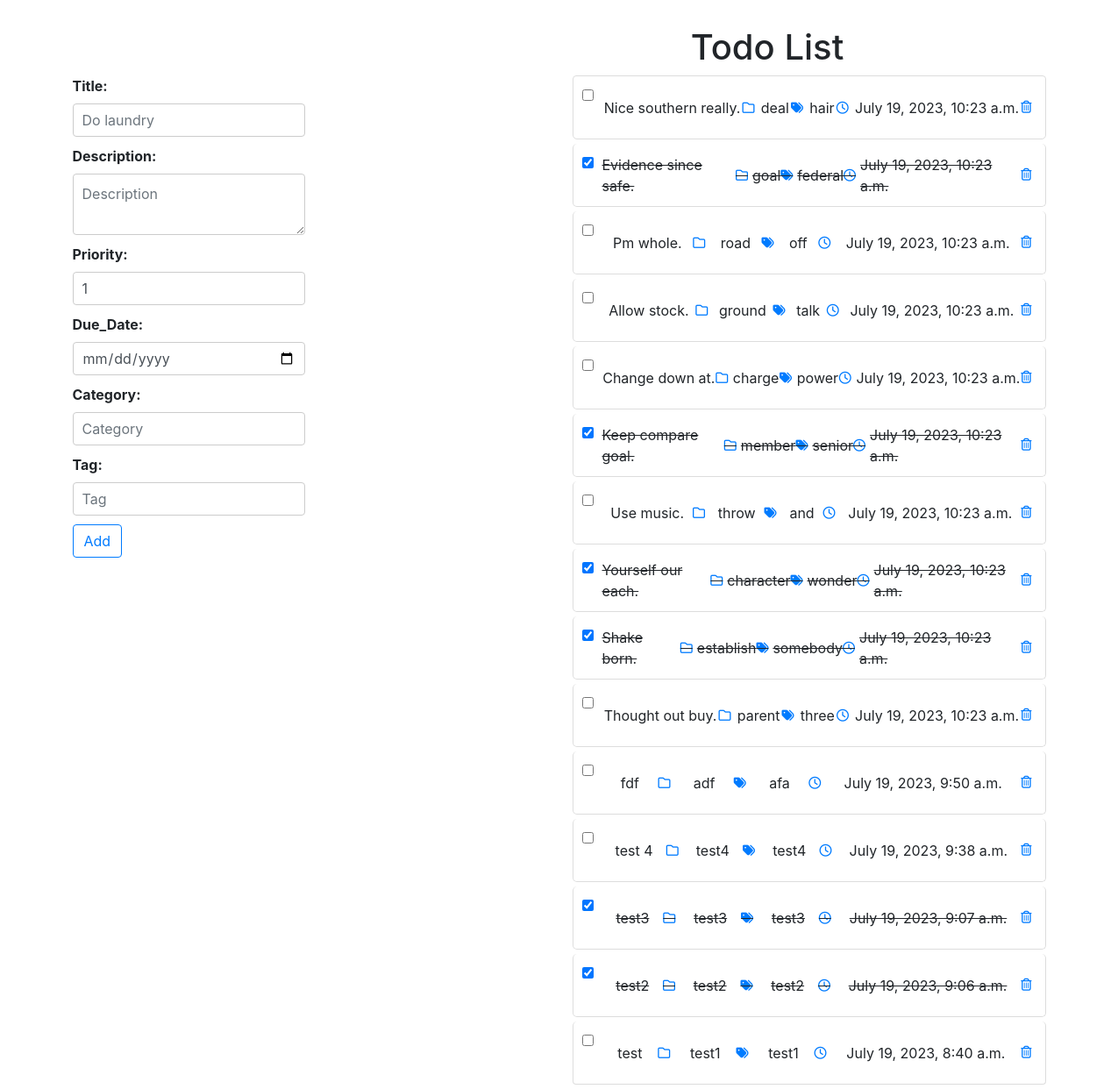
Before: /todolist/ with the older database file.
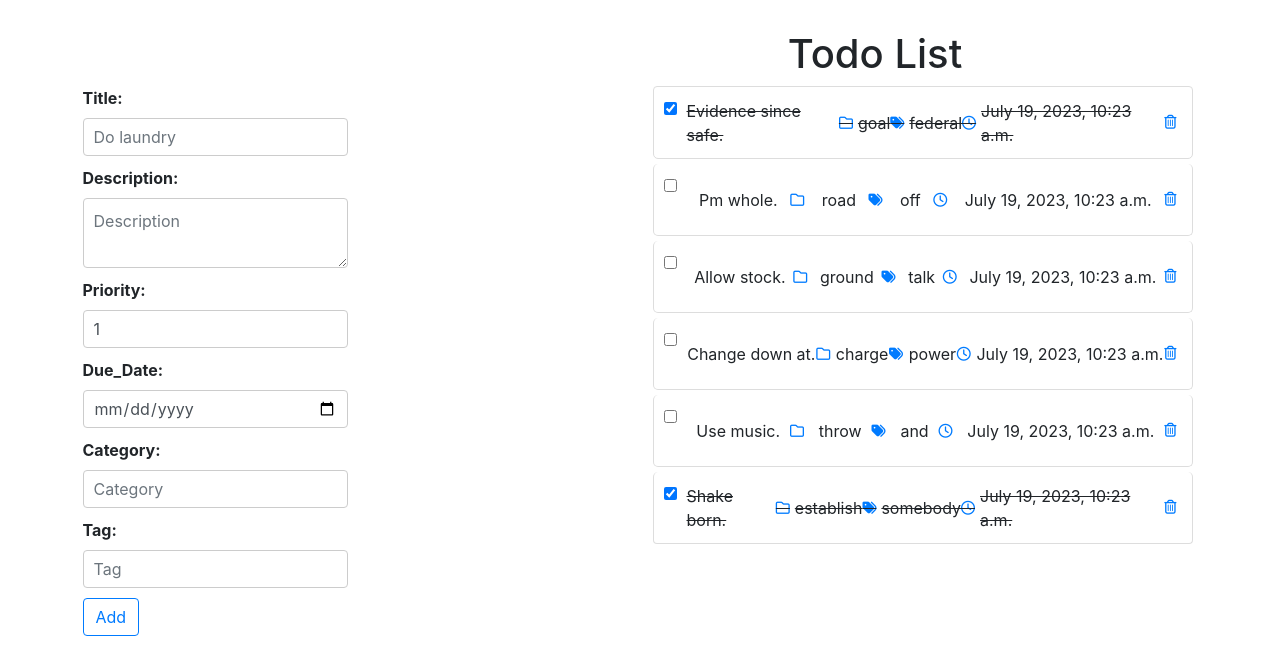
After: the same page with the newer database file.
### todolist_app/models.py (models this page shows, shortened)
class Task(models.Model):
    title = models.CharField(max_length=200)
    description = models.TextField(blank=True)
    priority = models.IntegerField(default=1)
    due_date = models.DateField('Updated', auto_now=True)
    completed = models.BooleanField(default=False)
    category = models.CharField(max_length=50)
    created_at = models.DateTimeField('Created', auto_now_add=True)
    tag = models.CharField(max_length=50)

### todolist_app/views.py (the view)
# urls.py: path('', views.IndexView.as_view(), name='index'),
class IndexView(generic.ListView):
    template_name = 'todos/index.html'
    context_object_name = 'todo_list'
    def get_queryset(self):
        return Task.objects.order_by('-created_at')

### todolist_app/templates/todos/index.html (shortened to what this page needs)
{% extends 'todos/base.html' %}
{% block content %}
<div class="container">
  <div class="row">
    <div class="offset-md-4 col-lg-9">
      <div class="page-header">
        <h1>
          Todo List
        </h1>
      </div>
    </div>
  </div>
  <div class="row">
    <div class="col-md-6">
      <form method="post" action="{% url 'todolist_app:add' %}">
        <div class="form-row">
          <div class="col-md-6">
            <label for="title">Title:</label>
            <input type="text" class="form-control" name="title" placeholder="Do laundry" required>
          </div>
        </div>
        <div class="form-row">
          <div class="col-md-6">
            <label for="description">Description:</label>
            <textarea class="form-control" name="description" placeholder="Description"></textarea>
          </div>
        </div>
        <div class="form-row">
          <div class="col-md-6">
            <label for="priority">Priority:</label>
            <input type="number" class="form-control" name="priority" placeholder="Priority" value="1">
          </div>
        </div>
        <div class="form-row">
          <div class="col-md-6">
            <label for="priority">Due_Date:</label>
            <input type="date" class="form-control" name="due_date">
          </div>
        </div>
        <div class="form-row">
          <div class="col-md-6">
            <label for="priority">Category:</label>
            <input type="text" class="form-control" name="category" placeholder="Category">
          </div>
        </div>
        <div class="form-row">
          <div class="col-md-6">
            <label for="priority">Tag:</label>
            <input type="text" class="form-control" name="tag" placeholder="Tag">
          </div>
        </div>
        <div class="form-row">
          <div class="col-md-6">
            <button type="submit" name="submit" class="btn btn-outline-primary">
              Add
            </button>
          </div>
        </div>
      </form>
    </div>
    <div class="col-md-6">
      <div class="list-group">
        {% for task in todo_list %}
        <div class="list-group-item {% if task.completed %} todo-complete {% endif %}">
          <form style="display: inline;" method="post" action="{% url 'todolist_app:update' task.id %}">
            <input type="checkbox" name="completed" onchange="this.form.submit()" {% if task.completed %} checked {% endif %}
              class="todo-status-checkbox"
              title="{% if not task.completed %} mark as done {% else %} mark undone {% endif %}">
          </form>
          {{ task.title }}
          <i class="far fa-folder"></i> {{ task.category }}
          <i class="fas fa-tags"></i> {{ task.tag }}
          <i class="far fa-clock"></i> {{ task.created_at }}
          <a href="{% url 'todolist_app:delete' task.id %}" title="Delete">
            <i class="far fa-trash-alt"></i>
          </a>
        </div>
        {% endfor %}
      </div>
    </div>
  </div>
</div>
{% endblock %}

### todolist_app/templates/todos/base.html (shortened to what this page needs)
{% load static %}
<!doctype html>
<html lang="en">
  <head>
    <link rel="stylesheet" href="https://stackpath.bootstrapcdn.com/bootstrap/4.4.1/css/bootstrap.min.css">
    <link rel="stylesheet" href="{% static 'css/style.css' %}">
  </head>
  <body>
    {% block content %}
    {% endblock %}
  </body>
</html>

### staticfiles/css/style.css (style rules this page uses)
.page-header { margin-top: 30px; text-align: center; }
form { margin-bottom: 30px; }
.form-row { margin-bottom: 10px; }
label { font-weight: bold; }
textarea { resize: vertical; }
.form-control { border: 1px solid #ccc; padding: 10px; border-radius: 4px; width: 100%; box-sizing: border-box; }
button { cursor: pointer; padding: 10px 20px; border: none; background-color: #007bff; color: #fff; border-radius: 4px; transition: background-color 0.3s; }
.list-group-item { display: flex; align-items: center; justify-content: space-between; padding: 10px; margin-bottom: 5px; border: 1px solid #ddd; border-radius: 5px; }
.todo-complete { text-decoration: line-through; }
.todo-status-checkbox { cursor: pointer; margin-right: 10px; vertical-align: middle; }
.list-group-item i { margin-right: 5px; color: #007bff; }
.list-group-item * { font-family: Arial, sans-serif; font-size: 14px; color: #333; }

Changed rows visible on the page:
removed Task: title "Nice southern really.", category "deal", tag "hair", created_at "July 19, 2023, 10:23 a.m."
removed Task: completed "☑", title "Keep compare goal.", category "member", tag "senior", created_at "July 19, 2023, 10:23 a.m."
removed Task: completed "☑", title "Yourself our each.", category "character", tag "wonder", created_at "July 19, 2023, 10:23 a.m."
removed Task: title "Thought out buy.", category "parent", tag "three", created_at "July 19, 2023, 10:23 a.m."
removed Task: title "fdf", category "adf", tag "afa", created_at "July 19, 2023, 9:50 a.m."
removed Task: title "test 4", category "test4", tag "test4", created_at "July 19, 2023, 9:38 a.m."
removed Task: completed "☑", title "test3", category "test3", tag "test3", created_at "July 19, 2023, 9:07 a.m."
removed Task: completed "☑", title "test2", category "test2", tag "test2", created_at "July 19, 2023, 9:06 a.m."
removed Task: title "test", category "test1", tag "test1", created_at "July 19, 2023, 8:40 a.m."
